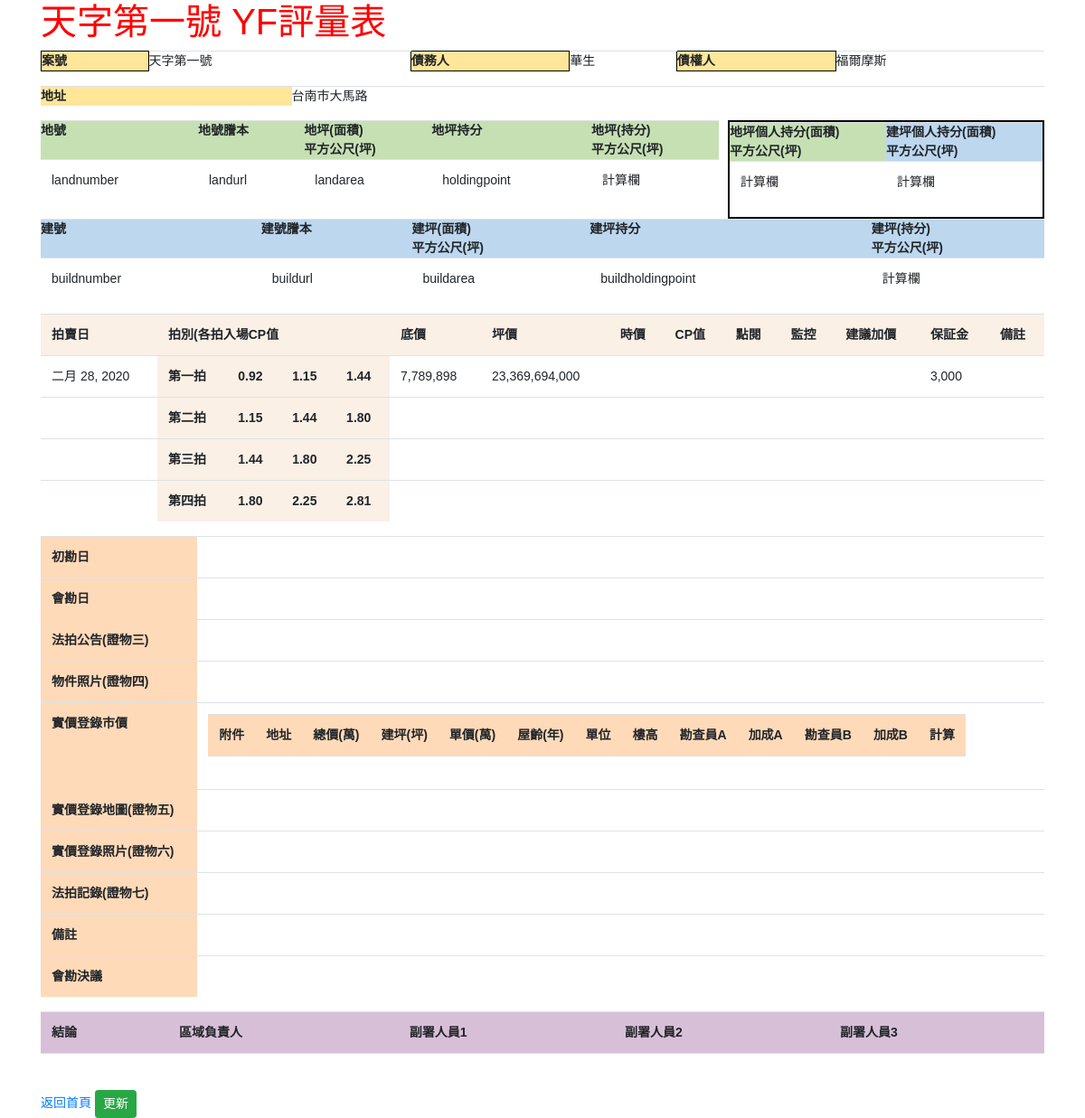
/1/, run on the app's committed database.
### posts/models.py (models this page shows, shortened)
class PostModel(models.Model):
	AUCTIONLEVEL_LIST=(
		('第一拍','第一拍'),
		('第二拍','第二拍'),
		('第三拍','第三拍'),
		('第四拍','第四拍'),
	)
	casenumber=models.CharField(u'案號',max_length=100)
	address=models.CharField(u'住址',max_length=100)
	auctionday=models.DateField(u'拍賣日',default=date.today)
	auctionlevel=models.CharField(u'拍賣次數',choices=AUCTIONLEVEL_LIST,max_length=5)
	floorprice=models.IntegerField(u'底價')
	margin=models.IntegerField(u'保証金')
	creditor=models.CharField(u'債務人',max_length=100)
	debtor=models.CharField(u'債權人',max_length=100)
	def get_ping(self):
		return self.floorprice * self.margin

### posts/views.py (the view)
# urls.py: path('<int:id>/',post_detail,name="detail"),
def post_detail(request,id=None):
	instance=get_object_or_404(PostModel,id=id)
	context={
		"title":instance.casenumber,
		"instance": instance
	}
	return render(request,"post_detail.html",context)

### templates/post_detail.html (shortened to what this page needs)
{% extends "base.html" %}
{% load humanize %}
{% block content %}
<h1>{{title}} YF評量表</h1>
<div class="casenumber_field">
    <table class="table">
        <tr>
            <th>案號</th>
            <td>{{instance.casenumber}}</td>
            <th>債務人</th>
            <td>{{instance.creditor}}</td>
            <th>債權人</th>
            <td>{{instance.debtor}}</td>
        </tr>
    </table>
</div>
<div class="address_field">
    <table class="table">
        <tr>
            <th>地址</th>
            <td>{{instance.address}}</td>
        </tr>
    </table>
</div>
<div class="land_field">
    <table class="table">
        <tr>
            <th>地號</th>
            <th>地號謄本</th>
            <th>地坪(面積)<br>平方公尺(坪)</th>
            <th>地坪持分</th>
            <th>地坪(持分)<br>平方公尺(坪)</th>
        </tr>
        <tr>
            <td>landnumber</td>
            <td>landurl</td>
            <td>landarea</td>
            <td>holdingpoint</td>
            <td>計算欄</td>
        </tr>
    </table>
</div>
<div class="totoalarea_field">
    <table class="table">
        <tr>
            <th class="x222222">地坪個人持分(面積)<br>平方公尺(坪)</th>
            <th class="x333333">建坪個人持分(面積)<br>平方公尺(坪)</th>
        </tr>
        <tr>
            <td>計算欄</td>
            <td>計算欄</td>
        </tr>
    </table>
</div>
<div class="build_field">
    <table class="table">
        <tr>
            <th>建號</th>
            <th>建號謄本</th>
            <th>建坪(面積)<br>平方公尺(坪)</th>
            <th>建坪持分</th>
            <th>建坪(持分)<br>平方公尺(坪)</th>
        </tr>
        <tr>
            <td>buildnumber</td>
            <td>buildurl</td>
            <td>buildarea</td>
            <td>buildholdingpoint</td>
            <td>計算欄</td>
        </tr>
    </table>
</div>
<div class="auction_information_field">
    <table class="table">
        <tr>
            <th>拍賣日</th>
            <th colspan="4">拍別(各拍入場CP值</th>
            <th>底價</th>
            <th>坪價</th>
            <th>時價</th>
            <th>CP值</th>
            <th>點閱</th>
            <th>監控</th>
            <th>建議加價</th>
            <th>保証金</th>
            <th>備註</th>
        </tr>
        <tr>
            {% if instance.auctionlevel == "第一拍" %}
            <td>
                {{instance.auctionday}}
            </td>
            <th>第一拍</th>
            <th>0.92</th>
            <th>1.15</th>
            <th>1.44</th>
            <td>
                {{ instance.floorprice|intcomma:False }}
            </td>
            <td>
                {{ instance.get_ping|intcomma:False }}
            </td>
            <td>
            </td>
            <td>
            </td>
            <td>
            </td>
            <td>
            </td>
            <td>
            </td>
            <td>
                {{instance.margin|intcomma:False}}
            </td>
            <td>
            </td>
            {% endif %}
        </tr>
        <tr>
            {% if pass %}
            <td></td>
            <th>第二拍</th>
            <th>1.15</th>
            <th>1.44</th>
            <th>1.80</th>
            <td>
            </td>
            <td>
            </td>
            <td>
            </td>
            <td>
            </td>
            <td>
            </td>
            <td>
            </td>
            <td>
            </td>
            <td>
            </td>
            <td>
            </td>
            {% else %}
            <td> </td>
            <th>第二拍</th>
            <th>1.15</th>
            <th>1.44</th>
            <th>1.80</th>
            <td> </td>
            <td> </td>
            <td> </td>
            <td> </td>
            <td> </td>
            <td> </td>
            <td> </td>
            <td> </td>
            <td> </td>
            {% endif %}
        </tr>
        <tr>
            {% if pass %}
            <td></td>
            <th>第三拍</th>
            <th>1.44</th>
            <th>1.80</th>
            <th>2.25</th>
            <td>
            </td>
            <td>
            </td>
            <td>
            </td>
            <td>
            </td>
            <td>
            </td>
            <td>
            </td>
            <td>
            </td>
            <td>
            </td>
            <td>
            </td>
            {% else %}
            <td> </td>
            <th>第三拍</th>
            <th>1.44</th>
            <th>1.80</th>
            <th>2.25</th>
            <td> </td>
            <td> </td>
            <td> </td>
            <td> </td>
            <td> </td>
            <td> </td>
            <td> </td>
            <td> </td>
            <td> </td>
            {% endif %}
        </tr>
        <tr>
            {% if pass %}
            <td></td>
            <th>第四拍</th>
            <th>1.80</th>
            <th>2.25</th>
            <th>2.81</th>
            <td>
            </td>
            <td>
            </td>
            <td>
            </td>
            <td>
            </td>
            <td>
            </td>
            <td>
            </td>
            <td>
            </td>
            <td>
            </td>
            <td>
            </td>
            {% else %}
            <td> </td>
            <th>第四拍</th>
            <th>1.80</th>
            <th>2.25</th>
            <th>2.81</th>
            <td> </td>
            <td> </td>
            <td> </td>
            <td> </td>
            <td> </td>
            <td> </td>
            <td> </td>
            <td> </td>
            <td> </td>
            {% endif %}
        </tr>
    </table>
</div>
<div class="attachment_field">
    <table class="table">
        <tr>
            <th>初勘日</th>
            <td>
            </td>
        </tr>
        <tr>
            <th>會勘日</th>
            <td>
            </td>
        </tr>
        <tr>
            <th>法拍公告(證物三)</th>
            <td>
            </td>
        </tr>
        <tr>
            <th>物件照片(證物四)</th>
            <td>
            </td>
        </tr>
        <tr>
            <th>實價登錄市價</th>
            <td>
                <table>
                    <tr>
                        <th>附件</th>
                        <th>地址</th>
                        <th>總價(萬)</th>
                        <th>建坪(坪)</th>
                        <th>單價(萬)</th>
                        <th>屋齡(年)</th>
                        <th>單位</th>
                        <th>樓高</th>
                        <th>勘查員A</th>
                        <th>加成A</th>
                        <th>勘查員B</th>
                        <th>加成B</th>
                        <th>計算</th>
                    </tr>
                    <tr>
                        <td>
                        </td>
                        <td>
                        </td>
                        <td>
                        </td>
                        <td>
                        </td>
                        <td>
                        </td>
                        <td>
                        </td>
                        <td>
                        </td>
                        <td>
                        </td>
                        <td>
                        </td>
                        <td>
                        </td>
                        <td>
                        </td>
                        <td>
                        </td>
                        <td>
                        </td>
                    </tr>
                </table>
            </td>
        </tr>
        <tr>
            <th>實價登錄地圖(證物五)</th>
            <td>
            </td>
        </tr>
        <tr>
            <th>實價登錄照片(證物六)</th>
            <td>
            </td>
        </tr>
        <tr>
            <th>法拍記錄(證物七)</th>
            <td>
            </td>
        </tr>
        <tr>
            <th>備註</th>
            <td>
            </td>
        </tr>
        <tr>
            <th>會勘決議</th>
            <td>
            </td>
        </tr>
    </table>
</div>
<div class="final_judgment_field">
    <table class="table">
        <tr>
            <th>結論</th>
            <th>區域負責人</th>
            <th>副署人員1</th>
            <th>副署人員2</th>
            <th>副署人員3</th>
        </tr>
        <tr>
            <td>
            </td>
            <td>
            </td>
            <td>
            </td>
            <td>
            </td>
            <td>
            </td>
        </tr>
    </table>
</div>
<a href="/">返回首頁</a>
<a href="edit/" class="btn btn-success btn-sm">更新</a>
{% endblock content %}

### posts/static/css/base.css (style rules this page uses)
h1 { color:red; }
body { font-family: 微軟正黑體, Arial, Helvetica, sans-serif; font-size: 14px; color:#000; }
.casenumber_field th { border: 1px solid #000; background-color: #ffe699; margin: 0px; padding: 0px; }
.casenumber_field td { margin: 0px; padding: 0px; }
.address_field th { background-color: #ffe699; margin: 0px; padding: 0px; }
.address_field td { margin: 0px; padding: 0px; }
.land_field { background: #ffffff; width: 750px; float: left; }
.land_field th { background-color: #c6e0b4; margin: 0px; padding: 0px; }
.x222222 { background-color: #c6e0b4; }
.totoalarea_field { border:#000000 2px solid; background: #ffffff; width: 350px; float: left; margin-left: 10px; }
.totoalarea_field th { margin: 0px; padding: 0px; }
.x333333 { background: #bdd7ee; }
.build_field th { background-color: #bdd7ee; margin: 0px; padding: 0px; }
.auction_information_field th { background-color: #FAF0E6; }
.attachment_field th { background-color: #FFDAB9; }
.final_judgment_field th { background-color: #D8BFD8; }

### data on the page
PostModel: casenumber "天字第一號", creditor "華生", debtor "福爾摩斯", address "台南市大馬路", auctionday "二月 28, 2020", floorprice "7,789,898", get_ping "23,369,694,000", margin "3,000"
